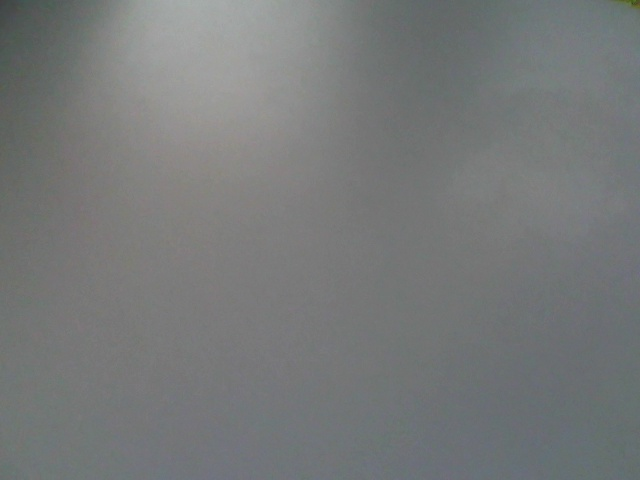
#> input picture EXAM2019/src1.jpg, 640 x 480 px; the run also reads 1 picture not shown here
$ python codeImageTonyCalvez.py
#> lines starting #> are read from the running program, lines starting #| are printed output that depends on the picture; after the words box and inside, x2 and y2 are one past the last pixel; in counts of white or black regions, pixels touching at a corner belong together; pictures that were not available may be replaced by others from this repository, and a replacement may not be noted
# -*- coding: utf-8 -*-
"""
TONY CALVEZ - FIPA20
"""

import cv2
from matplotlib import pyplot as plt
import numpy as np

def show_webcam(mirror=False):
    count = 1
    cam = cv2.VideoCapture(0)
    while True:
        ret_val, img = cam.read()
        if mirror:
            img = cv2.flip(img, 1)
        cv2.imshow('my webcam', img)

        if cv2.waitKey(1) == 27:
            break  # esc to quit

        if cv2.waitKey(1) == 99:
            print("Capture")
            cv2.imwrite("src%d.jpg" % count, img)
            count = count+1
    cv2.destroyAllWindows()


def saveImage(img, name):
    cv2.imwrite(name + '.jpg', img)

def niveaudegris(img):
    gray = cv2.cvtColor(img, cv2.COLOR_BGR2GRAY)
    return gray

def filtregaussien(img, nb=5):
    img = cv2.GaussianBlur(img, (nb, nb), 0)
    return img

def detectcontourscanny(img):
    edges = cv2.Canny(img,100,200)
    return edges

def egaliserhistogramme(img):
    imgegalisee = cv2.equalizeHist(img)
    return imgegalisee

def imagebinarisee(img, t=4, type=cv2.THRESH_BINARY):
    ret, thresh1 = cv2.threshold(img, t, 255, type)
    return thresh1

def openingclosing(img):
    kernel = np.ones((3, 3), np.uint8)
    opening = cv2.morphologyEx(img, cv2.MORPH_OPEN, kernel)
    closing = cv2.morphologyEx(opening, cv2.MORPH_CLOSE, kernel)
    return closing

def findcountours(im):
    imgray = cv2.cvtColor(im,cv2.COLOR_BGR2GRAY)
    ret,thresh = cv2.threshold(imgray,127,255,0)
    contours, hierarchy = cv2.findContours(thresh,cv2.RETR_TREE,cv2.CHAIN_APPROX_SIMPLE)
    return cv2.drawContours(im,contours,-1,(255,0,0),3)

plt.show()
if __name__ == '__main__':
    #LES CAPTURES SE FONT AVEC LA LETTRE C
    #show_webcam()

    plt.subplot(4, 4, 1)
    img1 = cv2.imread('src1.jpg')
#> img1 is the input picture: shape (480, 640, 3); mean B, G, R 120.9, 120.8, 118.3
    plt.imshow(img1, cmap='gray')
    plt.title('img1')

    plt.subplot(4, 4, 2)
    img2 = cv2.imread('src2.jpg')
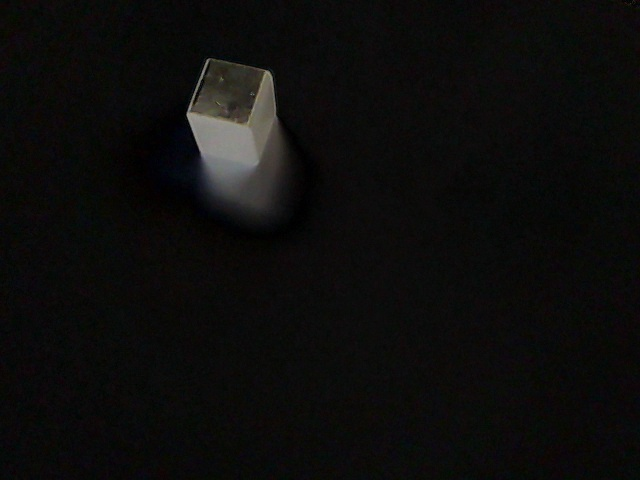
#> input picture EXAM2019/diff13C.jpg, 640 x 480 px, given in place of src2.jpg, which was not available
#> img2 is the input picture: shape (480, 640, 3); mean B, G, R 11.8, 12.7, 13
    plt.imshow(img2, cmap='gray')
    plt.title('img2')


    #QUESTION 2
    plt.subplot(4, 4, 3)
    img1 = cv2.imread('src1.jpg')
    img2 = cv2.imread('src2.jpg')
    diff = cv2.absdiff(img1, img2)
    plt.imshow(diff, cmap='gray')
    plt.title('diff')
    #NOUS N'OBSERVONS AUCUNE MODIFICATION ENTRE LES DEUX IMAGES, NOUS OBTENONS DONC DU NOIR


    #QUESTION 3
    plt.subplot(4, 4, 4)
    img1 = cv2.imread('src1.jpg')
    img3 = cv2.imread('src3.jpg')
    diff13C = cv2.absdiff(img3, img1)
    plt.imshow(diff13C, cmap='gray')
    plt.title('diff13C')
    saveImage(diff13C, 'diff13C')
    #NOUS POUVONS ISOLER LES ELEMENTS QUI ONT ETE MODIFIES ENTRE DEUX FRAMES
    #NOUS POUVONS DONC OBSERVER AVANT L'EMPLACEMENT DU CUBE, LE FOND DE L'IMAGE MASQUE PAR LE CUBE.

    #QUESTION 4 - NIVEAU DE GRIS
    src1NG = niveaudegris(img1)
    saveImage(src1NG, 'src1NG')
    src3NG = niveaudegris(img3)
    saveImage(src3NG, 'src3NG')

    #QUESTION 5 - GAUSSIEN
    plt.subplot(4, 4, 5)
    src3NG_gauss10 = filtregaussien(src3NG, nb=3)
    plt.imshow(src3NG_gauss10, cmap='gray')
    plt.title('src3NG_gauss segma = 1.0')

    plt.subplot(4, 4, 6)
    src3NG_gauss25 = filtregaussien(src3NG, nb=9)
    plt.imshow(src3NG_gauss25, cmap='gray')
    plt.title('src3NG_gauss segma = 2.5')

    #QUESTION 5 - ABSOLUE GAUSSIEN
    plt.subplot(4, 4, 7)
    diff13NG = cv2.absdiff(src3NG_gauss10, src3NG_gauss25)
    plt.imshow(diff13NG, cmap='gray')
    plt.title('diff13NG')
    saveImage(diff13C, 'diff13NG')
    #NOUS OBSERVONS BEAUCOUP PLUS LES CONTOURS, CAR LE FILTRE GAUSSIEN VA FILTRER ET REALISER UNE MEILLEURE DEMARQUATION.

    #QUESTION 6 - DETECTION DE CONTOURS AVEC CANNY
    plt.subplot(4, 4, 8)
    diff13NG_contours = detectcontourscanny(egaliserhistogramme(filtregaussien(diff13NG)))
#> in egaliserhistogramme, `imgegalisee = cv2.equalizeHist(img)`:
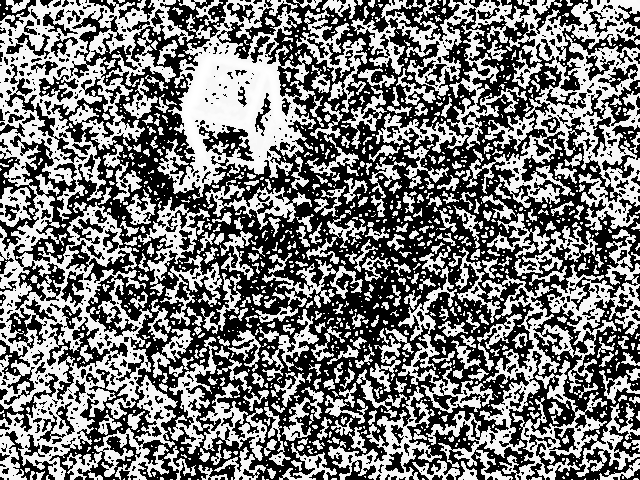
#> imgegalisee: shape (480, 640); min 0, max 255, mean 120.1
#> in detectcontourscanny, `edges = cv2.Canny(img,100,200)`:
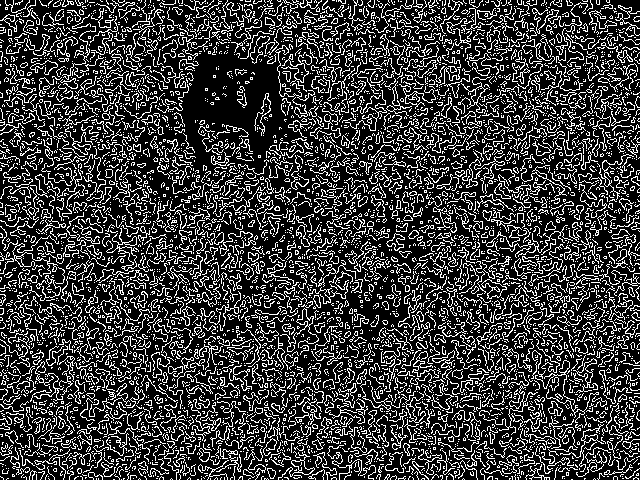
#> edges: shape (480, 640); 23.4% white in thin lines or dots
    plt.imshow(diff13NG_contours, cmap='gray')
    plt.title('diff13NG - Contours')
    saveImage(diff13NG_contours, 'diff13NG_contours')
    #LE RESULTAT N'EST PAS TRES PERTINENT J'AI DONC EGALISE L'HISTOGRAMME POUR AVOIR UN MEILLEUR CONTRASTE

    #QUESTION 8 - BINARISATION AVEC SEUIL
    plt.subplot(4, 4, 9)
    plt.hist(diff13NG.ravel(), 256, [0, 256]);
    plt.title('diff13NG_Histo')

    plt.subplot(4, 4, 10)
    bin13NG = imagebinarisee(diff13NG, t=4)
#> in imagebinarisee, `ret, thresh1 = cv2.threshold(img, t, 255, type)`:
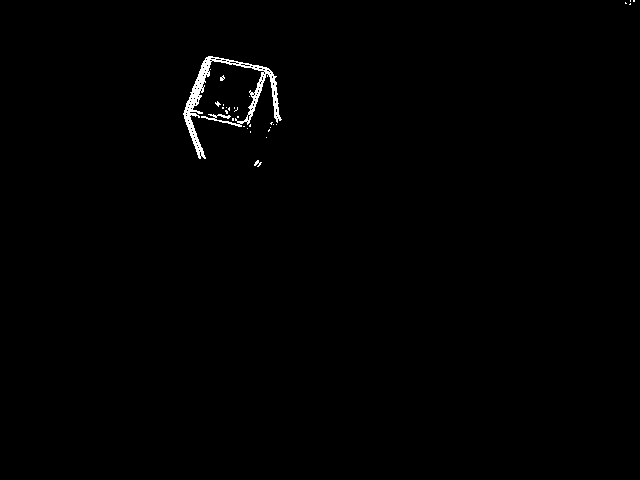
#> thresh1: shape (480, 640); 0.62% white in thin lines or dots, all inside (x1, y1, x2, y2) = (183, 0, 635, 167)
#> in imagebinarisee, `ret, thresh1 = cv2.threshold(img, t, 255, type)`: ret = 4
    plt.imshow(bin13NG, cmap='gray')
    plt.title('bin13NG')
    saveImage(bin13NG, 'bin13NG')

    plt.subplot(4, 4, 11)
    plt.hist(diff13C.ravel(), 256, [0, 256]);
    plt.title('diff13NG_Histo')

    plt.subplot(4, 4, 12)
    bin13C = imagebinarisee(diff13C, t=20)
#> call 2 of imagebinarisee, with t = 20, type = 0
#> in imagebinarisee (call 2), `ret, thresh1 = cv2.threshold(img, t, 255, type)`:
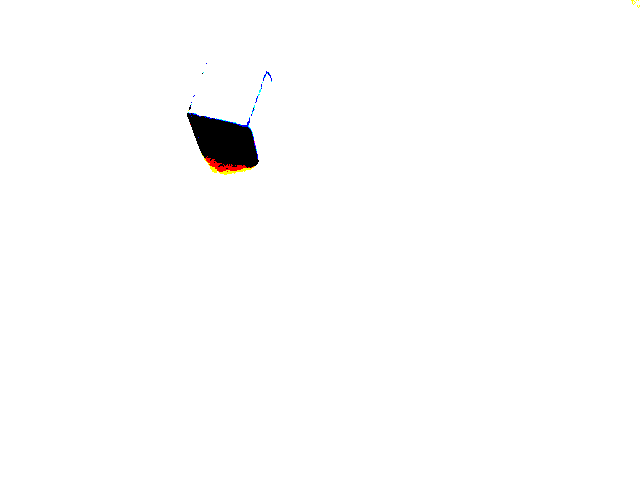
#> thresh1: shape (480, 640, 3); mean B, G, R 252.6, 252.6, 252.8
#> in imagebinarisee (call 2), `ret, thresh1 = cv2.threshold(img, t, 255, type)`: ret = 20
    plt.imshow(bin13C, cmap='gray')
    plt.title('bin13C')
    saveImage(bin13C, 'bin13C')
    #LE RESULTAT EST PARFAIT AVEC BIN13C -> DENOMBREMENT SUPER FACILE
    #LES SEUILS SONT FIXES FACILEMENT AVEC L'HISTOGRAMME -> GENERE
    bin13 = bin13C
    saveImage(bin13, 'bin13')

    #QUESTION 9 - FERMETURE ET OUVERTURE
    plt.subplot(4, 4, 13)
    bin13post = openingclosing(bin13)
    plt.imshow(bin13post, cmap='gray')
    plt.title('bin13POST')
    saveImage(bin13post, 'bin13post')
    #LE RESULTAT EST BIEN PLUS PROPRE SUR LES BORDS DE L'OBJET ET CECI VA EVITER D'AVOIR DES POINTS QUI POURRAIT GENERER DES OBJETS SUPLLEMENTAIRES DANS UN DENOMBREMENT.

    #QUESTION 10 - INTERPRETATION
    plt.subplot(4, 4, 14)
    bin13post_contours = findcountours(bin13post)
#> in findcountours, `ret,thresh = cv2.threshold(imgray,127,255,0)`:
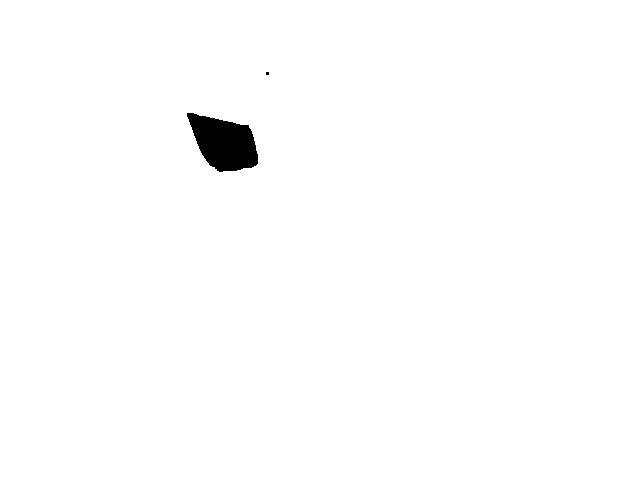
#> thresh: shape (480, 640); 99.1% white; 2 black regions (1 under 20 px)
#> in findcountours, `contours, hierarchy = cv2.findContours(thresh,cv2.RETR_TREE,cv2.CHAIN_..`: contours = 3 contours, 1 with area under 20; largest, box (x1, y1, x2, y2) and area: (0, 0, 640, 480) 306081, (186, 112, 259, 173) 2887
    plt.imshow(bin13post_contours, cmap='gray')
    plt.title('bin13post_contours')
    saveImage(bin13post_contours, 'composantes_connexes')
    #MALHEURESEMENT J'AI PAS PU AVOIR DE VISUALISATION DES CONTOURS
    #TOUTEFOIS LES COORDONNEES PEUVENT FACILEMENT SUIVRE ET FAIRE DU TRACKING SUR L'IMAGE. LA RECONNAISSANCE FACIALE EN CHINE EST A LA POINTE DE CETTE TECHNOLOGIE.

    plt.show()
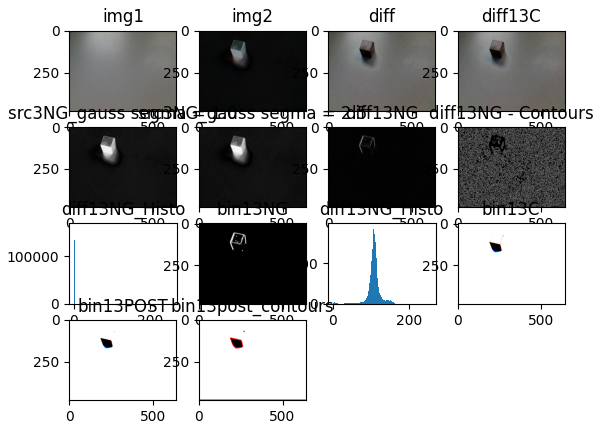
#> figure drawn by matplotlib, 14 panels; B, G, R data is drawn as R, G, B; panel 9: tallest bar 160924 high, from x = 0 to 1; panel 11: tallest bar 47388 high, from x = 107 to 108
    cv2.waitKey(0)
    cv2.destroyAllWindows()
